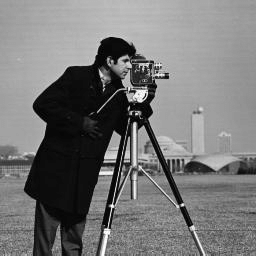
%> input picture Lab3/cameraman.ppm, 256 x 256 px, given in place of cameraman.tif, which was not available
$ octave lab3.m   (GNU Octave 9; MATLAB toolbox functions it lacks are replaced by stand-ins)
%> lines starting %> are read from the running program, lines starting %| are printed output that depends on the picture; in (x1, y1, x2, y2) boxes, pixels count from 0 and x2, y2 are one past the last pixel; in counts of white or black regions, pixels touching at a corner belong together; the program's own positions count from 1; pictures that were not available may be replaced by others from this repository, and a replacement may not be noted
close all; clear; clc;


%filtr najprostszy dolnoprzepustowy LP ones(n,m) / n*m
a = imread('cameraman.tif');
%> a: size 256x256 uint8; min 0, max 127, mean 25.8

N=3;

maski = ones(N) / (N*N);
b = imfilter(a, maski);

subplot(121), imshow(a);
subplot(122), imshow(b);

%%
close all; clear; clc;

a = imread('cameraman.tif');
N = 11;
maska = fspecial('gaussian', [N, N], 3);
b = imfilter(a, maska, 'symmetric');
subplot(121), imagesc(maska);
subplot(122), imshow(b);
%> after `imshow(b)`:
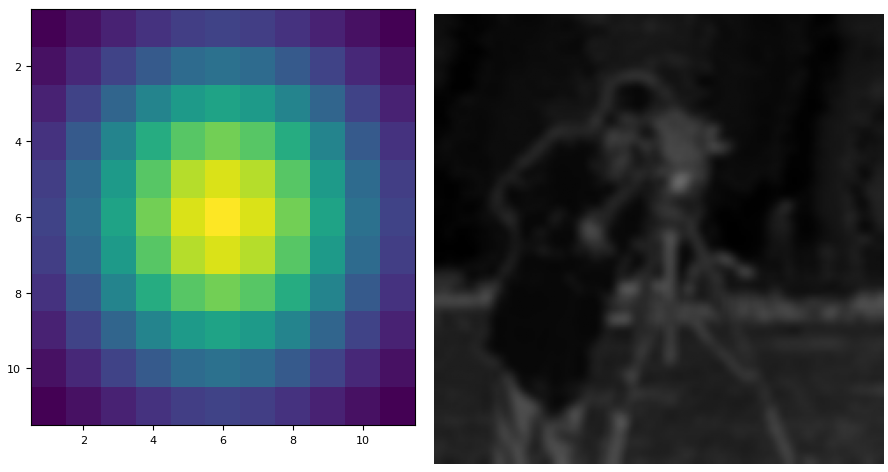
%> figure redrawn from the program's plot data, 2 panels
%filtr gaussowski - symeteyczny, suma = 1, kazdy element > 0

%%
%wykrywanie zmian poziomych, pionowych
%jedna maska pozioma, druga pionowa

close all; clear; clc;
a = imread('cameraman.tif');

maska = [-1, -1, -1; 0, 0, 0; 1, 1, 1]; %pozioma
maska2 = [-1, 0, 1; -1, 0, 1; -1, 0, 1]; %pionowa

b = imfilter(a, maska, 'symmetric');
b2 = imfilter(a, maska2, "symmetric");

subplot(121), imshow(b);%imagesc(maska);
subplot(122), imshow(b2);
close all; clear; clc;
a = imread('cameraman.tif');

maska = [-1, -1, -1; 0, 0, 0; 1, 1, 1]; %pozioma
maska2 = [-1, 0, 1; -1, 0, 1; -1, 0, 1]; %pionowa

b = imfilter(a, maska, 'symmetric');
b2 = imfilter(a, maska2, "symmetric");

subplot(121), imshow(b);%imagesc(maska);
subplot(122), imshow(b2);
%%
%Pracujemy na uint8, wykryslimy poziome, pionowe, teraz trzeba z lewej i
%prawej zeby nie obcinac ujemnej krawedzi
close all; clear; clc;
a = imread('cameraman.tif');
a = double(a)/255;
%> a: size 256x256 double
%dla usredniajacych nie trzeba przechodzic na double,bo nie wypadnie poza
%zakres
%tutaj moze sie zdarzyc
%operacje gornoprzepustowe na double
maska = [-1, -1, -1; 0, 0, 0; 1, 1, 1];
b = abs(imfilter(a, maska, 'symmetric'));
%> b: size 256x256 double
b2 = abs(imfilter(a, maska', 'symmetric'));
%> b2: size 256x256 double

subplot(121), imshow(b);
subplot(122), imshow(b2);

%%
%teraz po ukosie - skladamy predkosc

close all; clear; clc;
a = imread('cameraman.tif');
a = double(a)/255;
%dla usredniajacych nie trzeba przechodzic na double,bo nie wypadnie poza
%zakres
%tutaj moze sie zdarzyc
%operacje gornoprzepustowe na double
maska = [-1, -1, -1; 0, 0, 0; 1, 1, 1]; %jezeli zmienimy srodkowe -1 i 1 po lewewj
%i prawej otrzymamy krawedz wazona -1 -> 2 i 1 -> 2 [-1 2 -1] [0, 0, 0],
%[1, 2, 1]

b = abs(imfilter(a, maska, 'symmetric')).^2;
b2 = abs(imfilter(a, maska', 'symmetric')).^2;
b3 = sqrt(b+b2);
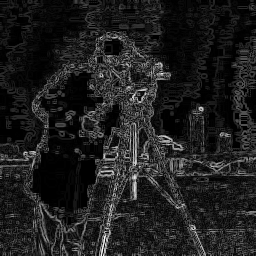
%> b3: size 256x256 double; min 0, max 1.42, mean 0.174; drawn with min black and max white

subplot(121), imshow(a);
subplot(122), imshow(b3);
%> after `imshow(b3)`:
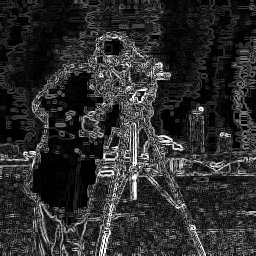
%> displayed picture: size 256x256, on the screen's scale of 0 to 255; min 0, max 255, mean 44.3

%%
close all; clear; clc;
a = zeros(100);
a(36:65, 36:65) = 1;

subplot(121), imshow(a);
%w wyniku filtracji maja zostac tylko narozniki
%kilka metod:
%filtrujemy poziomo (krawedz gorna i dolna), filtrujemy pionowo i tylko w
%naroznikach mamy mnozenie 1 * niezerowe - iloczyn dwoch filtracji i abs

%abs filtracja filtracji

%filtrujemy, elementem ones(2)/4 i wyszukujemy == 1/4

%xor (1, median(1, [3, 3]) - mediana ucina narozniki

%operacja morfologiczna

maska = [-1, 0, 1]; %maska liniowa
b = abs(imfilter(a, maska).*imfilter(a, maska'));
c = uint8(a + b);
pal = [0 0 0; 1 1 1; 1 0 0]; %0 - tla, 1 - kwadraty, 1 0 0 dla rogow
imshow(c, pal);

%%
%Laplasian - suma drugich pochodnych czastkowych
%[[0 -1 0] [-1 4 -1] [0 -1 0]] suma elementow = 0
%albo [[-1 -1 -1] [-1 8 -1] [-1 -1 -1]]
close all; clear; clc;
a = imread('cameraman.tif');

mask = [0 -1 0; -1 4 -1; 0 -1 0];
b = imfilter(a, mask, 'symmetric');
%> b: size 256x256 uint8

subplot(121), imshow(a);
subplot(122), imshow(b);

%%
close all; clear; clc;
% FILTRY NIELINIOWE
%mediana - medfilt2
%wienera (adaptacyjna dwumianowa) - wiener2
a = imread('cameraman.tif');
aszum = imnoise(a, 'speckle'); %dodaje szum do obrazka - gaussian, salt & pepper,
%poisson - wartosc szumu nie zalezy od wartosci pixela
%szum, ktory uwzglednia wartosc pixela - speckle
N = 9;

b = medfilt2(aszum, [N, N], 'symmetric'); %mediana zjada narozniki
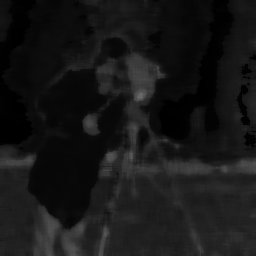
%> b: size 256x256 uint8; min 0, max 108, mean 22.6
b2 = wiener2(aszum, [N, N]);
%> b2: size 256x256 uint8
b3 = imfilter(aszum, ones(N)/(N*N), 'symmetric'); %avg
%> b3: size 256x256 uint8
b4 = imfilter(aszum, fspecial('gaussian', [N N], N/4)); %Gaussa

subplot(221), imshow(b);
subplot(222), imshow(b2);
subplot(223), imshow(b3);
subplot(224), imshow(b4);

%filtr usredniajacy, usredniajacy Gaussa

%%
close all; clear; clc;
a = imread('cameraman.tif');
N = 5;
b1 = ordfilt2(a, 1, ones(N)); %filtr porzadku
b2 = ordfilt2(a, N*N, ones(N));
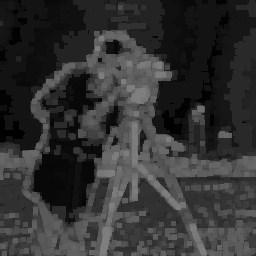
%> b2: size 256x256 uint8; min 0, max 127, mean 50.6

subplot(121), imshow(b1);
subplot(122), imshow(b2);

%%
%filtr entropii
close all; clear; clc;
a = imread('cameraman.tif');
N = 5;
%b1 = entropyfilt(a, ones(9)); %maska musi byc duza, minimum 9x9, mowi o niejednoronosci -
%intensywnosci barw
%b2 = stdfilt(a, ones(5)); %odchylenie w malej masce
b1 = edge(a, 'canny');
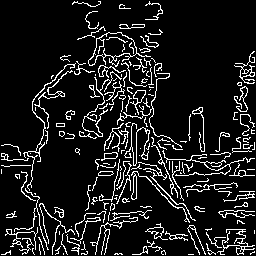
%> b1: size 256x256 logical; 10.9% white in thin lines or dots
b2 = edge(a, 'prewitt');
%> b2: size 256x256 logical; 4.7% white in thin lines or dots, all inside (x1, y1, x2, y2) = (0, 31, 256, 256)

% subplot(121), imagesc(b1); colorbar('vertical');
% axis image;
% subplot(122), imagesc(b2); colorbar('vertical');
% axis image;
subplot(121), imshow(b1);
subplot(122), imshow(b2);

%%
close all; clear; clc;
a = imread('cameraman.tif');
maska = fspecial('motion', 11, 30);

b = imfilter(a, maska);
b%1 = deconvblind(b, maska);
%b1 = deconvlucy(b, maska);
b1 = deconvwnr(b, maska);
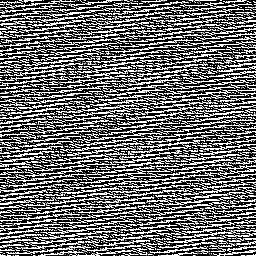
%> b1: size 256x256 uint8; min 0, max 255, mean 108.7

subplot(121), imshow(b);
subplot(122), imshow(b1);
